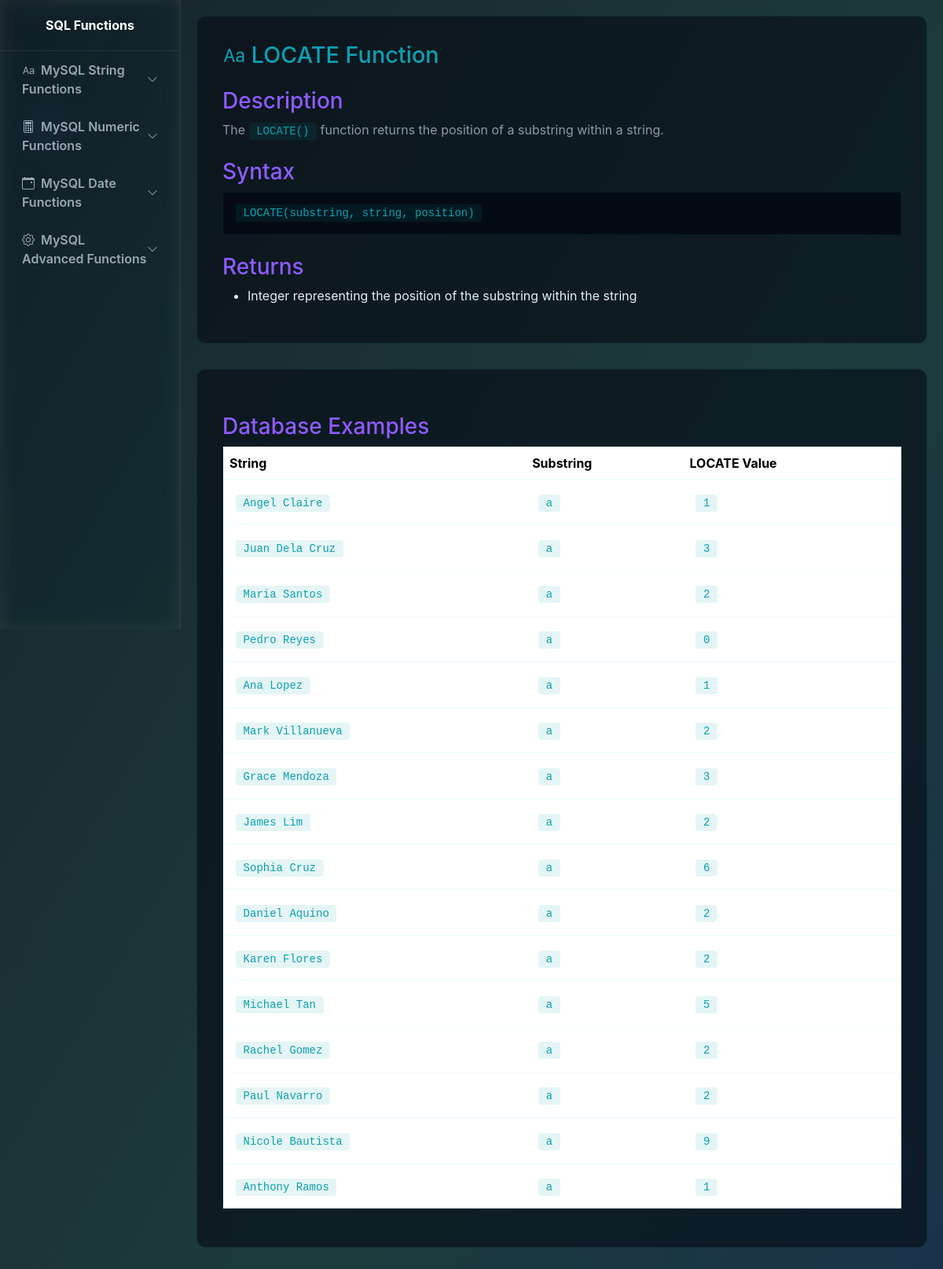
Screenshot of /pages/string/locate.php with the database file from the repository.
### tables this page shows
CREATE TABLE `employee` (
  `ID` int(11) NOT NULL,
  `Name` varchar(50) NOT NULL,
  `Department` varchar(50) NOT NULL,
  `Salary` decimal(10,2) NOT NULL,
  `Hire_Date` date NOT NULL
);

### pages/string/locate.php (the view, shortened to what this page needs)
<!DOCTYPE html>
<html lang="en">
<head>
  <link href="https://cdn.jsdelivr.net/npm/bootstrap@5.3.2/dist/css/bootstrap.min.css" rel="stylesheet">
  <link href="https://cdn.jsdelivr.net/npm/bootstrap-icons@1.10.5/font/bootstrap-icons.css" rel="stylesheet">
    <link href="/IT223-TASK3/style.css" rel="stylesheet">
</head>
<body>
  <aside class="sidebar" id="sidebar">
    <div class="brand">
      <div class="fw-bold">SQL Functions</div>
    </div>
    <nav class="px-2">
      <a class="nav-link d-flex justify-content-between align-items-center"
         data-bs-toggle="collapse" href="#stringFunctions" role="button"
         aria-expanded="false" aria-controls="stringFunctions">
        <span><i class="bi bi-type me-2"></i>MySQL String Functions</span>
        <i class="bi bi-chevron-down small"></i>
      </a>
      <a class="nav-link d-flex justify-content-between align-items-center"
         data-bs-toggle="collapse" href="#numericFunctions" role="button"
         aria-expanded="false" aria-controls="numericFunctions">
        <span><i class="bi bi-calculator me-2"></i>MySQL Numeric Functions</span>
        <i class="bi bi-chevron-down small"></i>
      </a>
      <a class="nav-link d-flex justify-content-between align-items-center"
         data-bs-toggle="collapse" href="#dateFunctions" role="button"
         aria-expanded="false" aria-controls="dateFunctions">
        <span><i class="bi bi-calendar-event me-2"></i>MySQL Date Functions</span>
        <i class="bi bi-chevron-down small"></i>
      </a>
      <a class="nav-link d-flex justify-content-between align-items-center"
         data-bs-toggle="collapse" href="#advancedFunctions" role="button"
         aria-expanded="false" aria-controls="advancedFunctions">
        <span><i class="bi bi-gear me-2"></i>MySQL Advanced Functions</span>
        <i class="bi bi-chevron-down small"></i>
      </a>
    </nav>
  </aside>
<div class="page-content">
  <div class="function-card">
    <h2><i class="bi bi-type me-2"></i>LOCATE Function</h2>
    <h3>Description</h3>
    <p>The <code>LOCATE()</code> function returns the position of a substring within a string.</p>
    <h3>Syntax</h3>
    <pre><code>LOCATE(substring, string, position)</code></pre>
    <h3>Returns</h3>
    <ul style="color: #e6eef3;">
      <li>Integer representing the position of the substring within the string</li>
    </ul>
  </div>
  <div class="function-card">
    <h3>Database Examples</h3>
    <table class="table example-table">
      <thead>
        <tr>
          <th>String</th>
          <th>Substring</th>
          <th>LOCATE Value</th>
        </tr>
      </thead>
      <tbody>
        <?php
          include "../../config.php";
              $sql = "SELECT ID, Name, Department, LOCATE('a', Name) AS result FROM employee LIMIT 20";
              $result = $conn->query($sql);
              if ($result) {
                while ($row = $result->fetch_assoc()) {
                  echo "<tr>";
                  echo "<td><code>" . htmlspecialchars($row['Name']) . "</code></td>";
                  echo "<td><code>" . htmlspecialchars('a') . "</code></td>";
                  echo "<td><code>" . htmlspecialchars($row['result']) . "</code></td>";
                  echo "</tr>";
                }
              } else {
                echo "<tr><td colspan=\"4\">Query error: " . htmlspecialchars($conn->error) . "</td></tr>";
              }
        ?>
      </tbody>
    </table>
  </div>
</div>
</body>
</html>

### style.css (style rules this page uses)
:root { --bg:#0B0F16; --card: rgba(255,255,255,0.05); --glass: rgba(255, 255, 255, 0.06); --glass1: rgba(13, 43, 70, 0.712); --accent1:#00E5FF; --accent2:#8E5CFF; --accent3:#0ca0b1; --muted:#9AA7B2; --glass-border: rgba(255,255,255,0.08); --cardA: rgba(69, 47, 140, 0.701); }
body { margin: 0; font-family: Inter, system-ui, -apple-system, "Segoe UI", Roboto, "Helvetica Neue", Arial; color: #e6eef3; min-height: 100vh; background: radial-gradient(600px 400px at 10% 10%, rgba(92,110,255,0.06), transparent 8%), radial-gradient(700px 450px at 90% 90%, rgba(0,229,168,0.04), transparent 8%); position: relative; overflow-x: hidden; }
.sidebar { width: 230px; position: fixed; height: 100vh; top: 0; left: 0; background: var(--glass); backdrop-filter: blur(10px) saturate(120%); border-right: 1px solid var(--glass-border); color: white; display: flex; flex-direction: column; transition: all .3s ease; z-index: 3000; overflow: hidden; }
.sidebar .brand { text-align: center; padding: 20px; border-bottom: 1px solid var(--glass-border); }
.sidebar nav { flex: 1; overflow-y: auto; padding-bottom: 20px; }
.sidebar nav a, .sidebar nav .nav-link { display: block; color: var(--muted); padding: 12px 20px; text-decoration: none; font-weight: 600; border-radius: 8px; transition: all .2s; }
.page-content { margin-left: 230px; padding: 20px; background: transparent; transition: margin-left .3s; }
h2, h3, h5, h6 { color: var(--accent1); }
.function-card { background: rgba(6, 11, 20, 0.6); border: 1px solid rgba(0, 229, 255, 0.1); border-radius: 12px; padding: 2rem; margin-bottom: 2rem; }
.function-card h2 { color: var(--accent3); font-size: 1.8rem; }
.function-card h3 { color: var(--accent2); margin-top: 1.5rem; }
.function-card p { color: #8a9aaa; }
.function-card code { background: rgba(0, 155, 155, 0.1); color: var(--accent3); padding: 0.2rem 0.6rem; border-radius: 4px; font-family: "Courier New", monospace; }
.function-card pre { background: rgba(6, 11, 20, 0.9); border: 1px solid rgba(0, 229, 255, 0.08); padding: 1rem; overflow-x: auto; color: var(--accent3); }
.example-table { background: rgba(6, 11, 20, 0.5); border: 1px solid rgba(0, 229, 255, 0.08); border-radius: 8px; }
.example-table thead { background: rgba(6, 11, 20, 0.8); color: var(--accent3); }
.example-table td { color: #7a8a99; padding: 1rem; }

### rows the page displays
employee: Name "Angel Claire", result "1"
employee: Name "Juan Dela Cruz", result "3"
employee: Name "Maria Santos", result "2"
employee: Name "Pedro Reyes", result "0"
employee: Name "Ana Lopez", result "1"
employee: Name "Mark Villanueva", result "2"
employee: Name "Grace Mendoza", result "3"
employee: Name "James Lim", result "2"
employee: Name "Sophia Cruz", result "6"
employee: Name "Daniel Aquino", result "2"
employee: Name "Karen Flores", result "2"
employee: Name "Michael Tan", result "5"
employee: Name "Rachel Gomez", result "2"
employee: Name "Paul Navarro", result "2"
employee: Name "Nicole Bautista", result "9"
employee: Name "Anthony Ramos", result "1"
